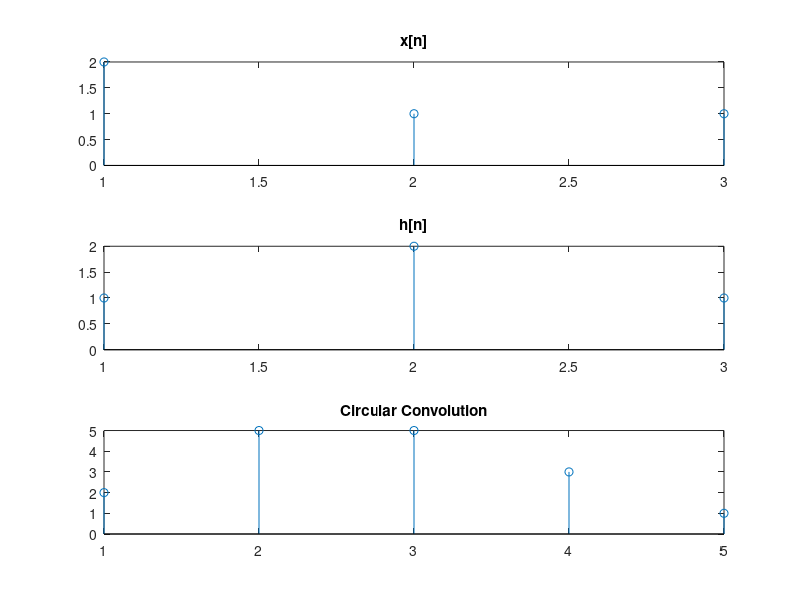

The MATLAB script that drew this image:
%Circular Convolution 
%in barname baraye mohase circular convolution ast.baraye ejra evaluate cell ra
%bezanid.
clc; 
clear all; 
close all; 

x=[2 1 1];
subplot(3,1,1); 
t1=length(x); 
stem(x); 
title('x[n]'); 
h=[1 2 1]; 
subplot(3,1,2); 
t2=length(h); 
stem(h); 
title('h[n]'); 

if t1>t2 
t3=t1-t2; 
h=[h,zeros(1,t3)]; 
elseif t2>t1 
t3=t2-t1; 
x=[x,zeros(1,t3)]; 
end 
f=cconv(x,h); 
disp(f); 
subplot(3,1,3); 
stem(f); 
title('Circular Convolution'); 